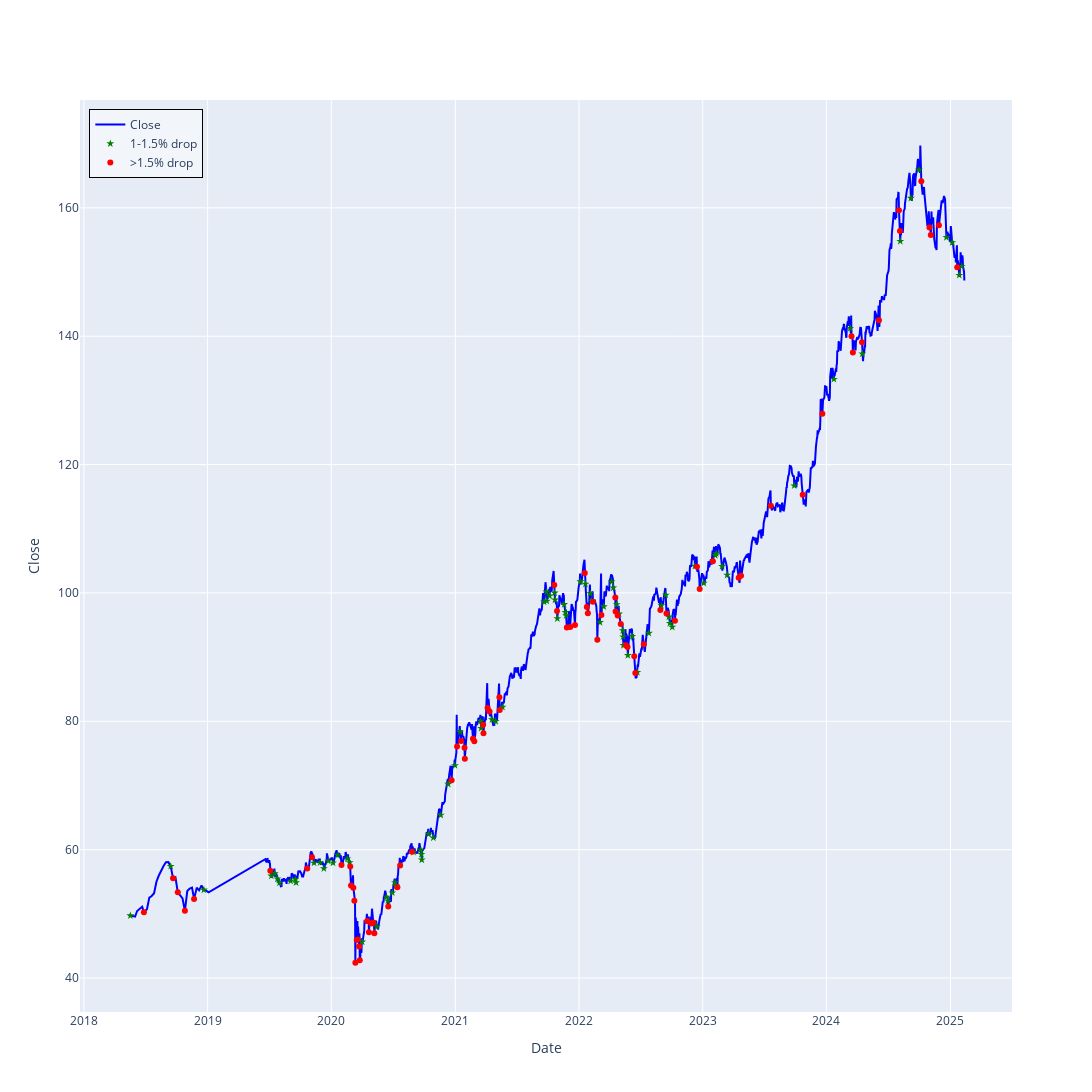

The cell this chart's notebook holds for it:
### Code cell
import plotly.graph_objects as go
import pandas as pd

fig = go.Figure()

# Plot the 'Close' data
fig.add_trace(go.Scatter(x=data.index, y=data['Close'], mode='lines', name='Close', line=dict(color='blue')))

# Plot the 'BUY_Cost' between 49000 and 51000
buy_cost_49_51 = data[(data['BUY_Cost'] > 49000) & (data['BUY_Cost'] < 51000)]
fig.add_trace(go.Scatter(x=buy_cost_49_51.index, y=buy_cost_49_51['Close'], mode='markers', name='1-1.5% drop', marker=dict(color='green', symbol='star')))

# Plot the 'BUY_Cost' greater than 99000
buy_cost_99 = data[data['BUY_Cost'] > 99000]
fig.add_trace(go.Scatter(x=buy_cost_99.index, y=buy_cost_99['Close'], mode='markers', name='>1.5% drop', marker=dict(color='red', symbol='circle')))

# Update layout for better visualization
fig.update_layout(
    # title='Interactive Plot with Hover Data',
    xaxis_title='Date', yaxis_title='Close',
    hovermode='x',
    width=1600, height=1200,
    legend=dict(
        x=0.01, y=0.99,
        traceorder='normal', bgcolor='rgba(255, 255, 255, 0.5)', bordercolor='Black',
        borderwidth=1
    )
)

# Show the plot
fig.show()
